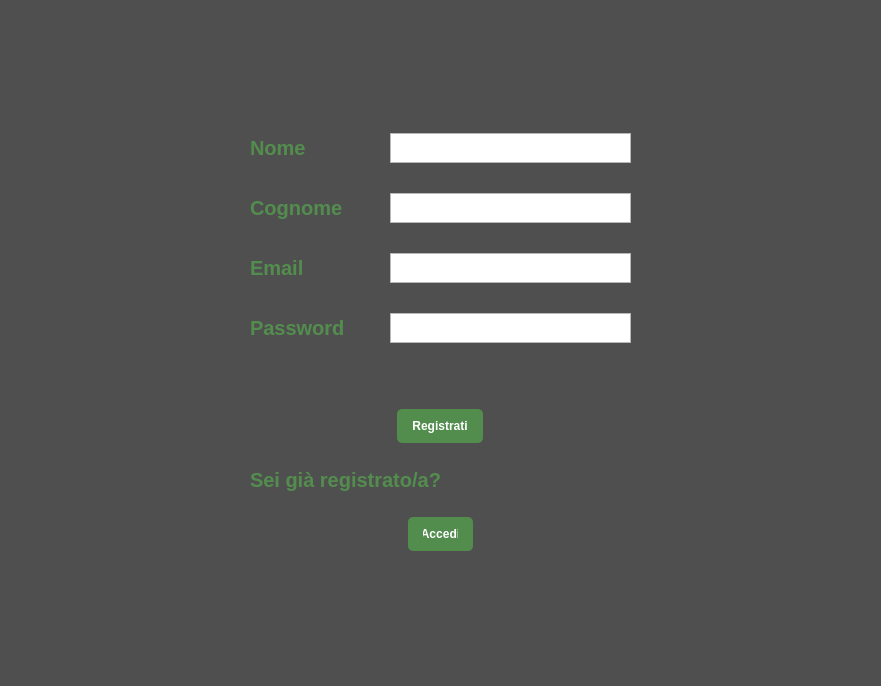
<?xml version="1.0" encoding="UTF-8"?>
<ui version="4.0">
 <class>Dialog</class>
 <widget class="QDialog" name="Dialog">
  <property name="geometry">
   <rect>
    <x>0</x>
    <y>0</y>
    <width>881</width>
    <height>686</height>
   </rect>
  </property>
  <property name="windowTitle">
   <string>Dialog</string>
  </property>
  <property name="styleSheet">
   <string notr="true">QDialog {
    background-color: #4f4f4f;
}

QPushButton {
    background-color: #538d4e; 
    color: white;
    border: none;
    border-radius: 5px;
    padding: 10% 15%;
    font-weight: bold;
}

QPushButton:hover {
    background-color: #6aaa64;
}

QLabel{
	color: #538d4e;
    font-weight: bold;
	qproperty-alignment: 'AlignLeft';
	font-size: 20px;
}

QLabel#lbl_login{
	qproperty-alignment: 'AlignHCenter | AlignVCenter';
}</string>
  </property>
  <layout class="QGridLayout" name="gridLayout_2">
   <item row="1" column="3">
    <spacer name="horizontalSpacer_4">
     <property name="orientation">
      <enum>Qt::Horizontal</enum>
     </property>
     <property name="sizeHint" stdset="0">
      <size>
       <width>235</width>
       <height>20</height>
      </size>
     </property>
    </spacer>
   </item>
   <item row="0" column="1">
    <spacer name="verticalSpacer">
     <property name="orientation">
      <enum>Qt::Vertical</enum>
     </property>
     <property name="sizeHint" stdset="0">
      <size>
       <width>20</width>
       <height>141</height>
      </size>
     </property>
    </spacer>
   </item>
   <item row="3" column="3">
    <spacer name="horizontalSpacer_3">
     <property name="orientation">
      <enum>Qt::Horizontal</enum>
     </property>
     <property name="sizeHint" stdset="0">
      <size>
       <width>254</width>
       <height>20</height>
      </size>
     </property>
    </spacer>
   </item>
   <item row="1" column="1" rowspan="2">
    <layout class="QGridLayout" name="gridLayout">
     <property name="bottomMargin">
      <number>60</number>
     </property>
     <property name="horizontalSpacing">
      <number>45</number>
     </property>
     <property name="verticalSpacing">
      <number>30</number>
     </property>
     <item row="3" column="0">
      <widget class="QLabel" name="lbl_mail">
       <property name="text">
        <string>Email</string>
       </property>
      </widget>
     </item>
     <item row="1" column="0">
      <widget class="QLabel" name="lbl_cognome">
       <property name="text">
        <string>Cognome</string>
       </property>
      </widget>
     </item>
     <item row="0" column="0">
      <widget class="QLabel" name="lbl_nome">
       <property name="text">
        <string>Nome</string>
       </property>
      </widget>
     </item>
     <item row="4" column="0">
      <widget class="QLabel" name="lbl_psw">
       <property name="text">
        <string>Password</string>
       </property>
      </widget>
     </item>
     <item row="0" column="1">
      <widget class="QTextEdit" name="textEdit">
       <property name="minimumSize">
        <size>
         <width>0</width>
         <height>30</height>
        </size>
       </property>
       <property name="maximumSize">
        <size>
         <width>16777215</width>
         <height>30</height>
        </size>
       </property>
      </widget>
     </item>
     <item row="1" column="1">
      <widget class="QTextEdit" name="textEdit_2">
       <property name="minimumSize">
        <size>
         <width>0</width>
         <height>30</height>
        </size>
       </property>
       <property name="maximumSize">
        <size>
         <width>16777215</width>
         <height>30</height>
        </size>
       </property>
      </widget>
     </item>
     <item row="3" column="1">
      <widget class="QTextEdit" name="textEdit_3">
       <property name="minimumSize">
        <size>
         <width>0</width>
         <height>30</height>
        </size>
       </property>
       <property name="maximumSize">
        <size>
         <width>16777215</width>
         <height>30</height>
        </size>
       </property>
      </widget>
     </item>
     <item row="4" column="1">
      <widget class="QTextEdit" name="textEdit_4">
       <property name="minimumSize">
        <size>
         <width>0</width>
         <height>30</height>
        </size>
       </property>
       <property name="maximumSize">
        <size>
         <width>16777215</width>
         <height>30</height>
        </size>
       </property>
      </widget>
     </item>
    </layout>
   </item>
   <item row="3" column="0">
    <spacer name="horizontalSpacer_2">
     <property name="orientation">
      <enum>Qt::Horizontal</enum>
     </property>
     <property name="sizeHint" stdset="0">
      <size>
       <width>254</width>
       <height>20</height>
      </size>
     </property>
    </spacer>
   </item>
   <item row="1" column="0">
    <spacer name="horizontalSpacer">
     <property name="orientation">
      <enum>Qt::Horizontal</enum>
     </property>
     <property name="sizeHint" stdset="0">
      <size>
       <width>236</width>
       <height>20</height>
      </size>
     </property>
    </spacer>
   </item>
   <item row="3" column="1">
    <layout class="QVBoxLayout" name="verticalLayout">
     <property name="spacing">
      <number>25</number>
     </property>
     <item alignment="Qt::AlignHCenter">
      <widget class="QPushButton" name="btn_registration_submit">
       <property name="maximumSize">
        <size>
         <width>100</width>
         <height>16777215</height>
        </size>
       </property>
       <property name="text">
        <string>Registrati</string>
       </property>
      </widget>
     </item>
     <item>
      <widget class="QLabel" name="lbl_login">
       <property name="text">
        <string>Sei già registrato/a?</string>
       </property>
      </widget>
     </item>
     <item alignment="Qt::AlignHCenter">
      <widget class="QPushButton" name="btn_login">
       <property name="maximumSize">
        <size>
         <width>65</width>
         <height>16777215</height>
        </size>
       </property>
       <property name="cursor">
        <cursorShape>PointingHandCursor</cursorShape>
       </property>
       <property name="text">
        <string>Accedi</string>
       </property>
      </widget>
     </item>
    </layout>
   </item>
   <item row="4" column="1">
    <spacer name="verticalSpacer_2">
     <property name="orientation">
      <enum>Qt::Vertical</enum>
     </property>
     <property name="sizeHint" stdset="0">
      <size>
       <width>20</width>
       <height>142</height>
      </size>
     </property>
    </spacer>
   </item>
  </layout>
 </widget>
 <resources/>
 <connections/>
</ui>
